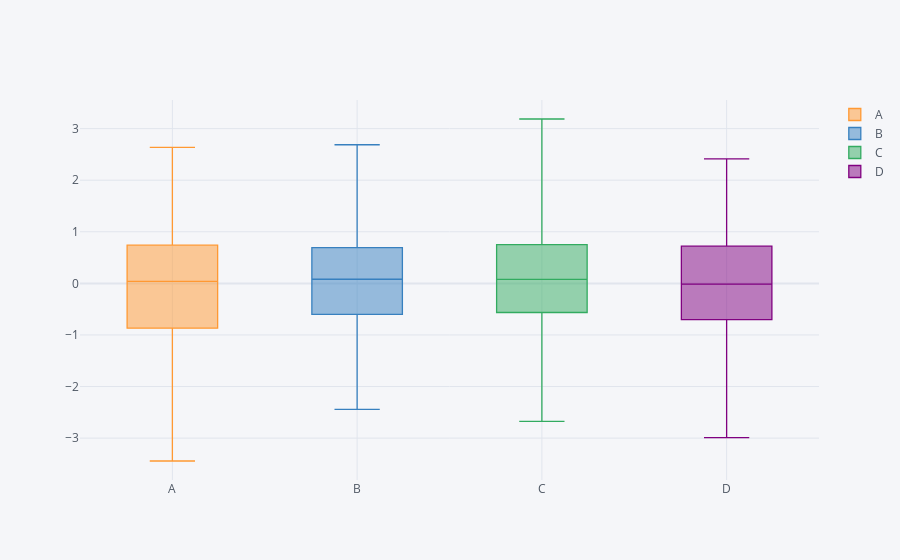

The cell this chart's notebook holds for it:
### Code cell
df = pd.DataFrame(np.random.randn(100,4),columns='A B C D'.split())
df.head()
df.iplot(kind='box')
